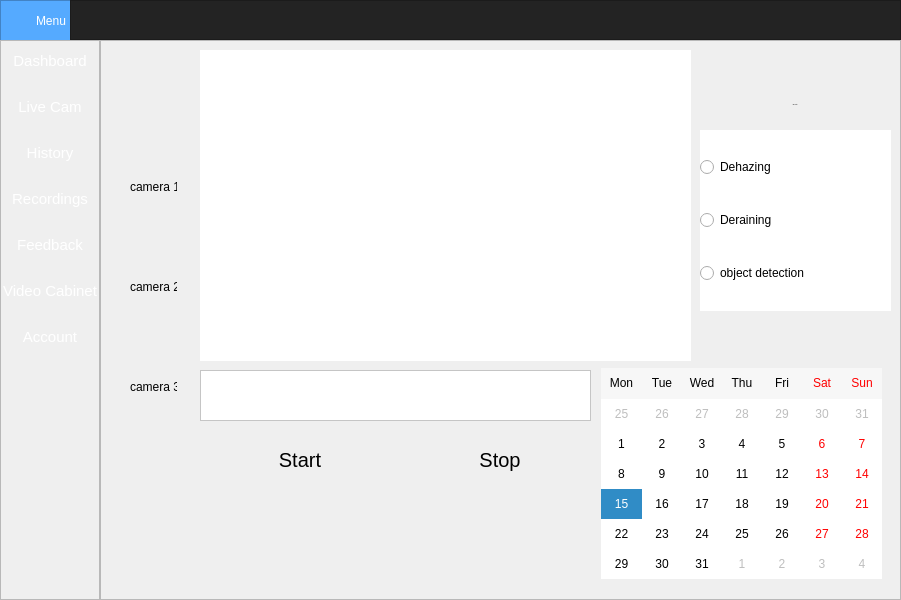
<?xml version="1.0" encoding="UTF-8"?>
<ui version="4.0">
 <class>MainWindow</class>
 <widget class="QMainWindow" name="MainWindow">
  <property name="geometry">
   <rect>
    <x>0</x>
    <y>0</y>
    <width>901</width>
    <height>600</height>
   </rect>
  </property>
  <property name="minimumSize">
   <size>
    <width>900</width>
    <height>600</height>
   </size>
  </property>
  <property name="windowTitle">
   <string>MainWindow</string>
  </property>
  <property name="styleSheet">
   <string notr="true">background-color:'#8bbdd9';</string>
  </property>
  <widget class="QWidget" name="centralwidget">
   <property name="minimumSize">
    <size>
     <width>700</width>
     <height>0</height>
    </size>
   </property>
   <layout class="QVBoxLayout" name="verticalLayout">
    <property name="spacing">
     <number>0</number>
    </property>
    <property name="leftMargin">
     <number>0</number>
    </property>
    <property name="topMargin">
     <number>0</number>
    </property>
    <property name="rightMargin">
     <number>0</number>
    </property>
    <property name="bottomMargin">
     <number>0</number>
    </property>
    <item>
     <widget class="QFrame" name="Top_Bar">
      <property name="maximumSize">
       <size>
        <width>16777215</width>
        <height>40</height>
       </size>
      </property>
      <property name="styleSheet">
       <string notr="true">background-color: rgb(35, 35, 35);</string>
      </property>
      <property name="frameShape">
       <enum>QFrame::NoFrame</enum>
      </property>
      <property name="frameShadow">
       <enum>QFrame::Raised</enum>
      </property>
      <layout class="QHBoxLayout" name="horizontalLayout">
       <property name="spacing">
        <number>0</number>
       </property>
       <property name="leftMargin">
        <number>0</number>
       </property>
       <property name="topMargin">
        <number>0</number>
       </property>
       <property name="rightMargin">
        <number>0</number>
       </property>
       <property name="bottomMargin">
        <number>0</number>
       </property>
       <item>
        <widget class="QFrame" name="frame_toggle">
         <property name="maximumSize">
          <size>
           <width>70</width>
           <height>40</height>
          </size>
         </property>
         <property name="styleSheet">
          <string notr="true">background-color: rgb(85, 170, 255);</string>
         </property>
         <property name="frameShape">
          <enum>QFrame::StyledPanel</enum>
         </property>
         <property name="frameShadow">
          <enum>QFrame::Raised</enum>
         </property>
         <layout class="QVBoxLayout" name="verticalLayout_2">
          <property name="spacing">
           <number>0</number>
          </property>
          <property name="leftMargin">
           <number>0</number>
          </property>
          <property name="topMargin">
           <number>0</number>
          </property>
          <property name="rightMargin">
           <number>0</number>
          </property>
          <property name="bottomMargin">
           <number>0</number>
          </property>
          <item>
           <widget class="QPushButton" name="Btn_Toggle">
            <property name="enabled">
             <bool>true</bool>
            </property>
            <property name="sizePolicy">
             <sizepolicy hsizetype="Expanding" vsizetype="Expanding">
              <horstretch>0</horstretch>
              <verstretch>0</verstretch>
             </sizepolicy>
            </property>
            <property name="minimumSize">
             <size>
              <width>100</width>
              <height>40</height>
             </size>
            </property>
            <property name="styleSheet">
             <string notr="true">QPushButton {
	color: rgb(255, 255, 255);
	background-color: '#0079bf';
	border: 0px solid;
}
QPushButton:hover {
	background-color: rgb(85, 170, 255);
}</string>
            </property>
            <property name="text">
             <string>Menu</string>
            </property>
           </widget>
          </item>
         </layout>
        </widget>
       </item>
       <item>
        <widget class="QFrame" name="frame_top">
         <property name="minimumSize">
          <size>
           <width>0</width>
           <height>0</height>
          </size>
         </property>
         <property name="styleSheet">
          <string notr="true">background-color: '#0079bf';</string>
         </property>
         <property name="frameShape">
          <enum>QFrame::StyledPanel</enum>
         </property>
         <property name="frameShadow">
          <enum>QFrame::Raised</enum>
         </property>
        </widget>
       </item>
      </layout>
     </widget>
    </item>
    <item>
     <widget class="QFrame" name="Content">
      <property name="frameShape">
       <enum>QFrame::NoFrame</enum>
      </property>
      <property name="frameShadow">
       <enum>QFrame::Raised</enum>
      </property>
      <layout class="QHBoxLayout" name="horizontalLayout_2">
       <property name="spacing">
        <number>0</number>
       </property>
       <property name="leftMargin">
        <number>0</number>
       </property>
       <property name="topMargin">
        <number>0</number>
       </property>
       <property name="rightMargin">
        <number>0</number>
       </property>
       <property name="bottomMargin">
        <number>0</number>
       </property>
       <item>
        <widget class="QFrame" name="frame_left_menu">
         <property name="minimumSize">
          <size>
           <width>100</width>
           <height>0</height>
          </size>
         </property>
         <property name="maximumSize">
          <size>
           <width>70</width>
           <height>16777215</height>
          </size>
         </property>
         <property name="styleSheet">
          <string notr="true">background-color:'#0079bf';</string>
         </property>
         <property name="frameShape">
          <enum>QFrame::StyledPanel</enum>
         </property>
         <property name="frameShadow">
          <enum>QFrame::Raised</enum>
         </property>
         <layout class="QVBoxLayout" name="verticalLayout_3">
          <property name="leftMargin">
           <number>0</number>
          </property>
          <property name="topMargin">
           <number>0</number>
          </property>
          <property name="rightMargin">
           <number>0</number>
          </property>
          <property name="bottomMargin">
           <number>0</number>
          </property>
          <item>
           <widget class="QPushButton" name="btn_page_1">
            <property name="sizePolicy">
             <sizepolicy hsizetype="Minimum" vsizetype="Fixed">
              <horstretch>0</horstretch>
              <verstretch>0</verstretch>
             </sizepolicy>
            </property>
            <property name="minimumSize">
             <size>
              <width>0</width>
              <height>40</height>
             </size>
            </property>
            <property name="styleSheet">
             <string notr="true">QPushButton {
	font-size: 15px;
	color: rgb(255, 255, 255);
	background-color: '#0079bf';
	border: 0px solid;
}
QPushButton:hover {
	background-color: rgb(85, 170, 255);
}</string>
            </property>
            <property name="text">
             <string>Dashboard</string>
            </property>
           </widget>
          </item>
          <item>
           <widget class="QPushButton" name="btn_page_2">
            <property name="minimumSize">
             <size>
              <width>0</width>
              <height>40</height>
             </size>
            </property>
            <property name="styleSheet">
             <string notr="true">QPushButton {
	font-size: 15px;
	color: rgb(255, 255, 255);
	background-color: '#0079bf';
	border: 0px solid;
}
QPushButton:hover {
	background-color: rgb(85, 170, 255);
}</string>
            </property>
            <property name="text">
             <string>Live Cam</string>
            </property>
           </widget>
          </item>
          <item>
           <widget class="QPushButton" name="btn_page_3">
            <property name="minimumSize">
             <size>
              <width>0</width>
              <height>40</height>
             </size>
            </property>
            <property name="styleSheet">
             <string notr="true">QPushButton {
	font-size: 15px;
	color: rgb(255, 255, 255);
	background-color: '#0079bf';
	border: 0px solid;
}
QPushButton:hover {
	background-color: rgb(85, 170, 255);
}</string>
            </property>
            <property name="text">
             <string>History</string>
            </property>
           </widget>
          </item>
          <item>
           <widget class="QPushButton" name="pushButton">
            <property name="styleSheet">
             <string notr="true">QPushButton {
	font-size: 15px;
	color: rgb(255, 255, 255);
	background-color: '#0079bf';
	border: 0px solid;
	height: 40px;
}
QPushButton:hover {
	background-color: rgb(85, 170, 255);
}</string>
            </property>
            <property name="text">
             <string>Recordings</string>
            </property>
           </widget>
          </item>
          <item>
           <widget class="QPushButton" name="pushButton_2">
            <property name="styleSheet">
             <string notr="true">QPushButton {
	font-size: 15px;
	color: rgb(255, 255, 255);
	background-color: '#0079bf';
	border: 0px solid;
	height: 40px;
}
QPushButton:hover {
	background-color: rgb(85, 170, 255);
}</string>
            </property>
            <property name="text">
             <string>Feedback</string>
            </property>
           </widget>
          </item>
          <item>
           <widget class="QPushButton" name="pushButton_5">
            <property name="styleSheet">
             <string notr="true">QPushButton {
	font-size: 15px;
	color: rgb(255, 255, 255);
	background-color: '#0079bf';
	border: 0px solid;
	height: 40px;
}
QPushButton:hover {
	background-color: rgb(85, 170, 255);
}</string>
            </property>
            <property name="text">
             <string>Video Cabinet</string>
            </property>
           </widget>
          </item>
          <item>
           <widget class="QPushButton" name="pushButton_4">
            <property name="styleSheet">
             <string notr="true">QPushButton {
	font-size: 15px;
	color: rgb(255, 255, 255);
	background-color: '#0079bf';
	border: 0px solid;
	height: 40px;
}
QPushButton:hover {
	background-color: rgb(85, 170, 255);
}</string>
            </property>
            <property name="text">
             <string>Account</string>
            </property>
           </widget>
          </item>
          <item alignment="Qt::AlignTop">
           <widget class="QFrame" name="frame_top_menus">
            <property name="frameShape">
             <enum>QFrame::NoFrame</enum>
            </property>
            <property name="frameShadow">
             <enum>QFrame::Raised</enum>
            </property>
            <layout class="QVBoxLayout" name="verticalLayout_4">
             <property name="spacing">
              <number>0</number>
             </property>
             <property name="leftMargin">
              <number>0</number>
             </property>
             <property name="topMargin">
              <number>0</number>
             </property>
             <property name="rightMargin">
              <number>0</number>
             </property>
             <property name="bottomMargin">
              <number>0</number>
             </property>
            </layout>
           </widget>
          </item>
          <item>
           <widget class="QLabel" name="label_10">
            <property name="maximumSize">
             <size>
              <width>100</width>
              <height>100</height>
             </size>
            </property>
            <property name="text">
             <string/>
            </property>
            <property name="pixmap">
             <pixmap>logoo.png</pixmap>
            </property>
            <property name="scaledContents">
             <bool>true</bool>
            </property>
           </widget>
          </item>
         </layout>
        </widget>
       </item>
       <item>
        <widget class="QFrame" name="frame_pages">
         <property name="frameShape">
          <enum>QFrame::StyledPanel</enum>
         </property>
         <property name="frameShadow">
          <enum>QFrame::Raised</enum>
         </property>
         <layout class="QVBoxLayout" name="verticalLayout_5">
          <item>
           <widget class="QStackedWidget" name="stackedWidget">
            <property name="currentIndex">
             <number>0</number>
            </property>
            <widget class="QWidget" name="page_0">
             <widget class="QWidget" name="verticalWidget" native="true">
              <property name="geometry">
               <rect>
                <x>590</x>
                <y>80</y>
                <width>191</width>
                <height>181</height>
               </rect>
              </property>
              <property name="styleSheet">
               <string notr="true">background-color: rgb(255, 255, 255);
</string>
              </property>
              <layout class="QVBoxLayout" name="verticalLayout_9">
               <item>
                <widget class="QRadioButton" name="radioButton_2">
                 <property name="text">
                  <string>Dehazing</string>
                 </property>
                </widget>
               </item>
               <item>
                <widget class="QRadioButton" name="radioButton_3">
                 <property name="text">
                  <string>Deraining</string>
                 </property>
                </widget>
               </item>
               <item>
                <widget class="QRadioButton" name="radioButton">
                 <property name="text">
                  <string>object detection</string>
                 </property>
                </widget>
               </item>
              </layout>
             </widget>
             <widget class="QLabel" name="label_3">
              <property name="geometry">
               <rect>
                <x>590</x>
                <y>30</y>
                <width>190</width>
                <height>50</height>
               </rect>
              </property>
              <property name="minimumSize">
               <size>
                <width>0</width>
                <height>0</height>
               </size>
              </property>
              <property name="maximumSize">
               <size>
                <width>190</width>
                <height>50</height>
               </size>
              </property>
              <property name="font">
               <font>
                <family>Arial</family>
                <pointsize>-1</pointsize>
                <weight>50</weight>
                <italic>false</italic>
                <bold>false</bold>
               </font>
              </property>
              <property name="layoutDirection">
               <enum>Qt::LeftToRight</enum>
              </property>
              <property name="styleSheet">
               <string notr="true">background-color: '#5ba4cf';
font: 8pt &quot;Arial&quot;;
font: 20px &quot;Arial&quot;;
</string>
              </property>
              <property name="text">
               <string>Apply Filter</string>
              </property>
              <property name="alignment">
               <set>Qt::AlignCenter</set>
              </property>
             </widget>
             <widget class="QCalendarWidget" name="calendarWidget">
              <property name="enabled">
               <bool>true</bool>
              </property>
              <property name="geometry">
               <rect>
                <x>491</x>
                <y>318</y>
                <width>281</width>
                <height>211</height>
               </rect>
              </property>
              <property name="sizePolicy">
               <sizepolicy hsizetype="Preferred" vsizetype="Preferred">
                <horstretch>0</horstretch>
                <verstretch>0</verstretch>
               </sizepolicy>
              </property>
              <property name="focusPolicy">
               <enum>Qt::TabFocus</enum>
              </property>
              <property name="contextMenuPolicy">
               <enum>Qt::DefaultContextMenu</enum>
              </property>
              <property name="layoutDirection">
               <enum>Qt::LeftToRight</enum>
              </property>
              <property name="verticalHeaderFormat">
               <enum>QCalendarWidget::NoVerticalHeader</enum>
              </property>
              <property name="navigationBarVisible">
               <bool>false</bool>
              </property>
              <property name="dateEditEnabled">
               <bool>true</bool>
              </property>
              <property name="dateEditAcceptDelay">
               <number>1500</number>
              </property>
             </widget>
             <widget class="QLabel" name="label_4">
              <property name="geometry">
               <rect>
                <x>0</x>
                <y>50</y>
                <width>81</width>
                <height>81</height>
               </rect>
              </property>
              <property name="text">
               <string/>
              </property>
              <property name="pixmap">
               <pixmap>cctv.png</pixmap>
              </property>
             </widget>
             <widget class="QLabel" name="label_6">
              <property name="geometry">
               <rect>
                <x>0</x>
                <y>140</y>
                <width>81</width>
                <height>81</height>
               </rect>
              </property>
              <property name="text">
               <string/>
              </property>
              <property name="pixmap">
               <pixmap>../../.designer/backup/python/cctv.png</pixmap>
              </property>
             </widget>
             <widget class="QLabel" name="label_7">
              <property name="geometry">
               <rect>
                <x>0</x>
                <y>230</y>
                <width>81</width>
                <height>81</height>
               </rect>
              </property>
              <property name="text">
               <string/>
              </property>
              <property name="pixmap">
               <pixmap>../../.designer/backup/python/cctv.png</pixmap>
              </property>
             </widget>
             <widget class="QLabel" name="label_5">
              <property name="geometry">
               <rect>
                <x>20</x>
                <y>130</y>
                <width>47</width>
                <height>13</height>
               </rect>
              </property>
              <property name="text">
               <string>camera 1</string>
              </property>
             </widget>
             <widget class="QLabel" name="label_8">
              <property name="geometry">
               <rect>
                <x>20</x>
                <y>230</y>
                <width>47</width>
                <height>13</height>
               </rect>
              </property>
              <property name="text">
               <string>camera 2</string>
              </property>
             </widget>
             <widget class="QLabel" name="label_9">
              <property name="geometry">
               <rect>
                <x>20</x>
                <y>330</y>
                <width>47</width>
                <height>13</height>
               </rect>
              </property>
              <property name="text">
               <string>camera 3</string>
              </property>
             </widget>
             <widget class="QLabel" name="label_14">
              <property name="geometry">
               <rect>
                <x>0</x>
                <y>150</y>
                <width>81</width>
                <height>81</height>
               </rect>
              </property>
              <property name="text">
               <string/>
              </property>
              <property name="pixmap">
               <pixmap>cctv.png</pixmap>
              </property>
             </widget>
             <widget class="QLabel" name="label_15">
              <property name="geometry">
               <rect>
                <x>0</x>
                <y>250</y>
                <width>81</width>
                <height>81</height>
               </rect>
              </property>
              <property name="text">
               <string/>
              </property>
              <property name="pixmap">
               <pixmap>cctv.png</pixmap>
              </property>
             </widget>
             <widget class="QLabel" name="imgLabel">
              <property name="geometry">
               <rect>
                <x>90</x>
                <y>0</y>
                <width>491</width>
                <height>311</height>
               </rect>
              </property>
              <property name="styleSheet">
               <string notr="true">background-color: rgb(255, 255, 255);</string>
              </property>
              <property name="text">
               <string/>
              </property>
             </widget>
             <widget class="QPushButton" name="START">
              <property name="geometry">
               <rect>
                <x>90</x>
                <y>380</y>
                <width>200</width>
                <height>60</height>
               </rect>
              </property>
              <property name="minimumSize">
               <size>
                <width>200</width>
                <height>60</height>
               </size>
              </property>
              <property name="maximumSize">
               <size>
                <width>200</width>
                <height>60</height>
               </size>
              </property>
              <property name="styleSheet">
               <string notr="true">QPushButton{
		border-radius : 30;
		border: 6px solid '#0079bf';
		border-style: double;
		font-size: 20px;
		color: 'white';
}</string>
              </property>
              <property name="text">
               <string>Start</string>
              </property>
             </widget>
             <widget class="QPushButton" name="STOP">
              <property name="geometry">
               <rect>
                <x>290</x>
                <y>380</y>
                <width>200</width>
                <height>60</height>
               </rect>
              </property>
              <property name="minimumSize">
               <size>
                <width>200</width>
                <height>60</height>
               </size>
              </property>
              <property name="maximumSize">
               <size>
                <width>200</width>
                <height>60</height>
               </size>
              </property>
              <property name="styleSheet">
               <string notr="true">QPushButton{
		border-radius : 30;
		border: 6px solid '#0079bf';
		border-style: double;
		font-size: 20px;
		color: 'white';
}</string>
              </property>
              <property name="text">
               <string>Stop</string>
              </property>
             </widget>
             <widget class="QTextBrowser" name="TEXT">
              <property name="geometry">
               <rect>
                <x>90</x>
                <y>320</y>
                <width>391</width>
                <height>51</height>
               </rect>
              </property>
              <property name="styleSheet">
               <string notr="true">background-color: rgb(255, 255, 255);</string>
              </property>
             </widget>
            </widget>
            <widget class="QWidget" name="page1">
             <widget class="QFrame" name="frame2">
              <property name="geometry">
               <rect>
                <x>-1</x>
                <y>269</y>
                <width>781</width>
                <height>281</height>
               </rect>
              </property>
              <property name="styleSheet">
               <string notr="true">background-color: '#5ba4cf';</string>
              </property>
              <layout class="QHBoxLayout" name="horizontalLayout_4">
               <item>
                <widget class="QFrame" name="frame">
                 <property name="frameShape">
                  <enum>QFrame::StyledPanel</enum>
                 </property>
                 <property name="frameShadow">
                  <enum>QFrame::Raised</enum>
                 </property>
                 <widget class="QWidget" name="verticalWidget" native="true">
                  <property name="geometry">
                   <rect>
                    <x>-1</x>
                    <y>-1</y>
                    <width>231</width>
                    <height>251</height>
                   </rect>
                  </property>
                  <layout class="QVBoxLayout" name="verticalLayout_10">
                   <item alignment="Qt::AlignHCenter">
                    <widget class="QLabel" name="label_19">
                     <property name="maximumSize">
                      <size>
                       <width>200</width>
                       <height>150</height>
                      </size>
                     </property>
                     <property name="text">
                      <string/>
                     </property>
                     <property name="pixmap">
                      <pixmap>cctv2.png</pixmap>
                     </property>
                     <property name="scaledContents">
                      <bool>true</bool>
                     </property>
                    </widget>
                   </item>
                   <item alignment="Qt::AlignHCenter">
                    <widget class="QLabel" name="label_16">
                     <property name="text">
                      <string>CCTV 1</string>
                     </property>
                    </widget>
                   </item>
                   <item alignment="Qt::AlignHCenter">
                    <widget class="QLabel" name="label_22">
                     <property name="text">
                      <string>Main Gate</string>
                     </property>
                    </widget>
                   </item>
                   <item alignment="Qt::AlignHCenter">
                    <widget class="QPushButton" name="pushButton_6">
                     <property name="minimumSize">
                      <size>
                       <width>200</width>
                       <height>60</height>
                      </size>
                     </property>
                     <property name="maximumSize">
                      <size>
                       <width>200</width>
                       <height>60</height>
                      </size>
                     </property>
                     <property name="styleSheet">
                      <string notr="true">QPushButton{
		border-radius : 30;
		border: 6px solid '#0079bf';
		border-style: double;
		font-size: 20px;
		color: 'white';
}</string>
                     </property>
                     <property name="text">
                      <string>View</string>
                     </property>
                    </widget>
                   </item>
                  </layout>
                 </widget>
                 <widget class="QWidget" name="verticalWidget_2" native="true">
                  <property name="geometry">
                   <rect>
                    <x>229</x>
                    <y>-1</y>
                    <width>281</width>
                    <height>251</height>
                   </rect>
                  </property>
                  <layout class="QVBoxLayout" name="verticalLayout_11">
                   <item alignment="Qt::AlignHCenter">
                    <widget class="QLabel" name="label_17">
                     <property name="maximumSize">
                      <size>
                       <width>200</width>
                       <height>150</height>
                      </size>
                     </property>
                     <property name="text">
                      <string/>
                     </property>
                     <property name="pixmap">
                      <pixmap>cctv2.png</pixmap>
                     </property>
                     <property name="scaledContents">
                      <bool>true</bool>
                     </property>
                    </widget>
                   </item>
                   <item alignment="Qt::AlignHCenter">
                    <widget class="QLabel" name="label_20">
                     <property name="text">
                      <string>CCTV 2</string>
                     </property>
                    </widget>
                   </item>
                   <item alignment="Qt::AlignHCenter">
                    <widget class="QLabel" name="label_23">
                     <property name="text">
                      <string>Backyard</string>
                     </property>
                    </widget>
                   </item>
                   <item alignment="Qt::AlignHCenter">
                    <widget class="QPushButton" name="pushButton_7">
                     <property name="minimumSize">
                      <size>
                       <width>200</width>
                       <height>60</height>
                      </size>
                     </property>
                     <property name="maximumSize">
                      <size>
                       <width>200</width>
                       <height>60</height>
                      </size>
                     </property>
                     <property name="styleSheet">
                      <string notr="true">QPushButton{
		border-radius : 30;
		border: 6px solid '#0079bf';
		border-style: double;
		font-size: 20px;
		color: 'white';
}</string>
                     </property>
                     <property name="text">
                      <string>View</string>
                     </property>
                    </widget>
                   </item>
                  </layout>
                 </widget>
                 <widget class="QWidget" name="verticalWidget_3" native="true">
                  <property name="geometry">
                   <rect>
                    <x>509</x>
                    <y>-1</y>
                    <width>251</width>
                    <height>251</height>
                   </rect>
                  </property>
                  <layout class="QVBoxLayout" name="verticalLayout_12">
                   <item alignment="Qt::AlignHCenter">
                    <widget class="QLabel" name="label_18">
                     <property name="maximumSize">
                      <size>
                       <width>200</width>
                       <height>150</height>
                      </size>
                     </property>
                     <property name="text">
                      <string/>
                     </property>
                     <property name="pixmap">
                      <pixmap>cctv2.png</pixmap>
                     </property>
                     <property name="scaledContents">
                      <bool>true</bool>
                     </property>
                    </widget>
                   </item>
                   <item alignment="Qt::AlignHCenter">
                    <widget class="QLabel" name="label_21">
                     <property name="maximumSize">
                      <size>
                       <width>200</width>
                       <height>200</height>
                      </size>
                     </property>
                     <property name="text">
                      <string>CCTV 3</string>
                     </property>
                    </widget>
                   </item>
                   <item alignment="Qt::AlignHCenter">
                    <widget class="QLabel" name="label_24">
                     <property name="text">
                      <string>Rooftop</string>
                     </property>
                    </widget>
                   </item>
                   <item alignment="Qt::AlignHCenter">
                    <widget class="QPushButton" name="pushButton_8">
                     <property name="minimumSize">
                      <size>
                       <width>200</width>
                       <height>60</height>
                      </size>
                     </property>
                     <property name="maximumSize">
                      <size>
                       <width>200</width>
                       <height>60</height>
                      </size>
                     </property>
                     <property name="styleSheet">
                      <string notr="true">QPushButton{
		border-radius : 30;
		border: 6px solid '#0079bf';
		border-style: double;
		font-size: 20px;
		color: 'white';
}</string>
                     </property>
                     <property name="text">
                      <string>View</string>
                     </property>
                    </widget>
                   </item>
                  </layout>
                 </widget>
                </widget>
               </item>
              </layout>
             </widget>
             <widget class="QWidget" name="widget1" native="true">
              <property name="geometry">
               <rect>
                <x>-1</x>
                <y>-1</y>
                <width>791</width>
                <height>271</height>
               </rect>
              </property>
              <property name="styleSheet">
               <string notr="true">background-color: rgb(255, 255, 255);</string>
              </property>
              <layout class="QHBoxLayout" name="horizontalLayout_3">
               <item>
                <layout class="QVBoxLayout" name="verticalLayout_7">
                 <item>
                  <widget class="QLabel" name="label_12">
                   <property name="styleSheet">
                    <string notr="true">color: '#5ba4cf';
font: 25px &quot;Arial&quot;;
text-decoration: underline;
</string>
                   </property>
                   <property name="text">
                    <string>Home Keeper</string>
                   </property>
                   <property name="alignment">
                    <set>Qt::AlignBottom|Qt::AlignJustify</set>
                   </property>
                  </widget>
                 </item>
                 <item>
                  <widget class="QTextEdit" name="textEdit_2">
                   <property name="maximumSize">
                    <size>
                     <width>400</width>
                     <height>60</height>
                    </size>
                   </property>
                   <property name="frameShape">
                    <enum>QFrame::NoFrame</enum>
                   </property>
                   <property name="html">
                    <string>&lt;!DOCTYPE HTML PUBLIC &quot;-//W3C//DTD HTML 4.0//EN&quot; &quot;http://www.w3.org/TR/REC-html40/strict.dtd&quot;&gt;
&lt;html&gt;&lt;head&gt;&lt;meta name=&quot;qrichtext&quot; content=&quot;1&quot; /&gt;&lt;style type=&quot;text/css&quot;&gt;
p, li { white-space: pre-wrap; }
&lt;/style&gt;&lt;/head&gt;&lt;body style=&quot; font-family:'MS Shell Dlg 2'; font-size:8.25pt; font-weight:400; font-style:normal;&quot;&gt;
&lt;p style=&quot; margin-top:12px; margin-bottom:12px; margin-left:0px; margin-right:0px; -qt-block-indent:0; text-indent:0px;&quot;&gt;&lt;span style=&quot; font-size:14pt; color:#5ba4cf; vertical-align:super;&quot;&gt;AI vision not only helps clear out blurred videos. It also helps detect suspicious human movement in and out of the house.&lt;/span&gt;&lt;/p&gt;&lt;/body&gt;&lt;/html&gt;</string>
                   </property>
                  </widget>
                 </item>
                 <item>
                  <widget class="QPushButton" name="pushButton_3">
                   <property name="minimumSize">
                    <size>
                     <width>200</width>
                     <height>60</height>
                    </size>
                   </property>
                   <property name="maximumSize">
                    <size>
                     <width>200</width>
                     <height>150</height>
                    </size>
                   </property>
                   <property name="styleSheet">
                    <string notr="true">QPushButton{
		border-radius : 30;
		border: 6px solid '#0079bf';
		border-style: double;
		font-size: 20px;
		color: '#5ba4cf';
}</string>
                   </property>
                   <property name="text">
                    <string>Get Started</string>
                   </property>
                  </widget>
                 </item>
                 <item alignment="Qt::AlignTop">
                  <widget class="QLabel" name="label_11">
                   <property name="styleSheet">
                    <string notr="true">font: 12pt &quot;Arial&quot;;
text-decoration: underline;</string>
                   </property>
                   <property name="text">
                    <string>upgrade now</string>
                   </property>
                  </widget>
                 </item>
                </layout>
               </item>
               <item alignment="Qt::AlignRight">
                <widget class="QLabel" name="label_13">
                 <property name="maximumSize">
                  <size>
                   <width>400</width>
                   <height>16777215</height>
                  </size>
                 </property>
                 <property name="text">
                  <string/>
                 </property>
                 <property name="pixmap">
                  <pixmap>picture.jpg</pixmap>
                 </property>
                 <property name="scaledContents">
                  <bool>true</bool>
                 </property>
                </widget>
               </item>
              </layout>
             </widget>
            </widget>
            <widget class="QWidget" name="page_2">
             <layout class="QVBoxLayout" name="verticalLayout_6">
              <item>
               <widget class="QLabel" name="label_2">
                <property name="font">
                 <font>
                  <pointsize>40</pointsize>
                 </font>
                </property>
                <property name="styleSheet">
                 <string notr="true">color: #FFF;</string>
                </property>
                <property name="text">
                 <string>PAGE 2</string>
                </property>
                <property name="alignment">
                 <set>Qt::AlignCenter</set>
                </property>
               </widget>
              </item>
             </layout>
            </widget>
            <widget class="QWidget" name="page_4"/>
            <widget class="QWidget" name="page_3">
             <layout class="QVBoxLayout" name="verticalLayout_8">
              <item>
               <widget class="QLabel" name="label">
                <property name="font">
                 <font>
                  <pointsize>40</pointsize>
                 </font>
                </property>
                <property name="styleSheet">
                 <string notr="true">color: #FFF;</string>
                </property>
                <property name="text">
                 <string>PAGE 3</string>
                </property>
                <property name="alignment">
                 <set>Qt::AlignCenter</set>
                </property>
               </widget>
              </item>
             </layout>
            </widget>
           </widget>
          </item>
         </layout>
        </widget>
       </item>
      </layout>
     </widget>
    </item>
   </layout>
  </widget>
 </widget>
 <resources/>
 <connections/>
</ui>
